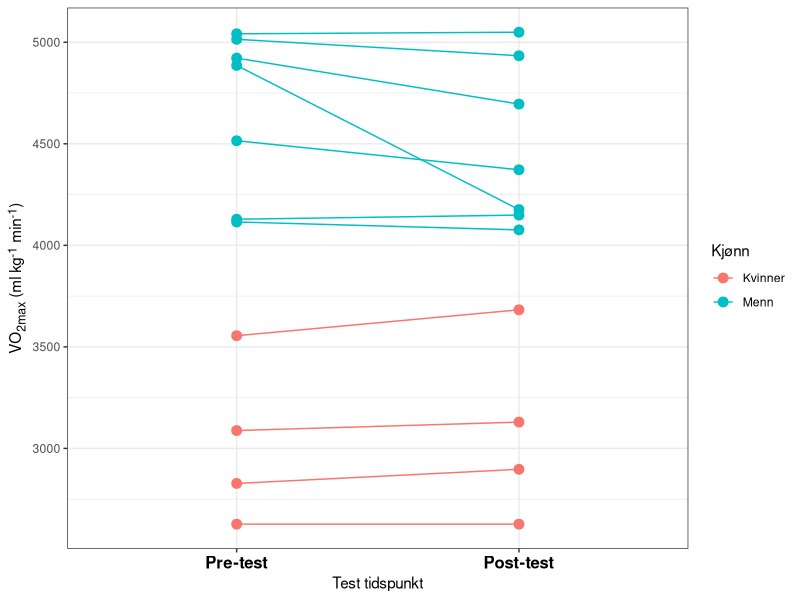

R code for this plot:
## ---- chunk 1
# Laster inn pakker og datasett
library(readxl)
library(tidyverse) 
library(knitr)
library(flextable)
library(ggtext)
library(ggplot2)


vo2data <- read_excel("data/vo2g1.xlsx")


vo2data %>%
  select(fp, time, sex, age, height, weight) %>% 
  # Velger fp, time, sex, age, height and weight
  
  filter(time == "pre") %>% # filter for å bare ha resulat fra pre
  
  group_by(sex) %>% # lager grupper for kjønn
  mutate(n = n()) %>% # legger til variabel for å få antall deltagere per kjønn
   pivot_longer(names_to = "variable", 
               values_to = "value", 
               cols = age:n) %>% # summerer alle varibler og legger til "varible" og "Value" som kolonne og variablene som rader
   group_by(sex, variable) %>% # definerer gruppene på nytt 
  summarise(m = mean(value), 
            s = sd(value)) %>% # regner ut gjennomnsitt og sdandardavvik og legger til som kolonne
  mutate(ms = if_else(variable == "n", as.character(m), paste0(signif(m, 3),  " (", signif(s, 3), ")"))) %>% # formaterer det på gunstig måte og bruker signif til å runde av desiamler.
   ungroup() %>% # må til for å fjerne kolonner
  select(-m, -s) %>% # Velger de jeg skal fjerne
   pivot_wider(names_from = sex, 
              values_from = ms) %>% # Henter navn fra sex og verdier fra values og danner en bredere tabell
   mutate(variable = factor(variable, levels = c("n", "age", "weight", "height"), labels = c("N", "Alder (år)", "Vekt (kg)", "Høyde (cm)"))) %>% # Endrer navn på variabler 
  arrange(variable) %>% 
   flextable()  %>%
   set_header_labels(variable = "",
                    F = "Kvinner", M = "Menn") %>%
  add_footer_row(values = "Verdier er gitt som gjennomsnitt og (Standardavvik)", colwidths = 3) %>%
   autofit()
## ---- chunk 2


reliabilitet <- read_excel("data/realabilitet uttrekning.xlsx") %>%
  mutate(diff = `VO2_max_ml/min post` - `VO2_max_ml/min pre`) %>% # Change/difference score
  summarise(s = sd(diff),
            m = mean(c(`VO2_max_ml/min post`, `VO2_max_ml/min pre`)), # mean
            te = s / sqrt(2), # the typical error. 
            cv = 100 * (te / m),
             L = qt(0.975, 4) * s)  # Calculate as a percentage of the mean


## ---- chunk 3


read_excel("data/vo2g1.xlsx") %>%
  select(fp, time, vo2data = `VO2_max_ml/min`, sex)  %>%
  mutate(time = factor(time, levels = c("pre", "post"), 
                           labels = c("Pre-test", "Post-test"))) %>%
  mutate(sex = factor(sex, levels =c("F", "M"),
                      labels = c("Kvinner", "Menn"))) %>%
  ggplot(aes(time, vo2data, color = sex, group = fp)) + 
  geom_line() +
  geom_point(size = 3) +
  labs(x = "Test tidspunkt",
       y = "VO<sub>2max</sub> (ml kg<sup>-1</sup> min<sup>-1</sup>) ", 
       color = "Kjønn") +
  theme_bw() +
  theme(axis.text.x = element_text(color = "black", size = 12, face = "bold"), 
        axis.title.y = element_markdown())
